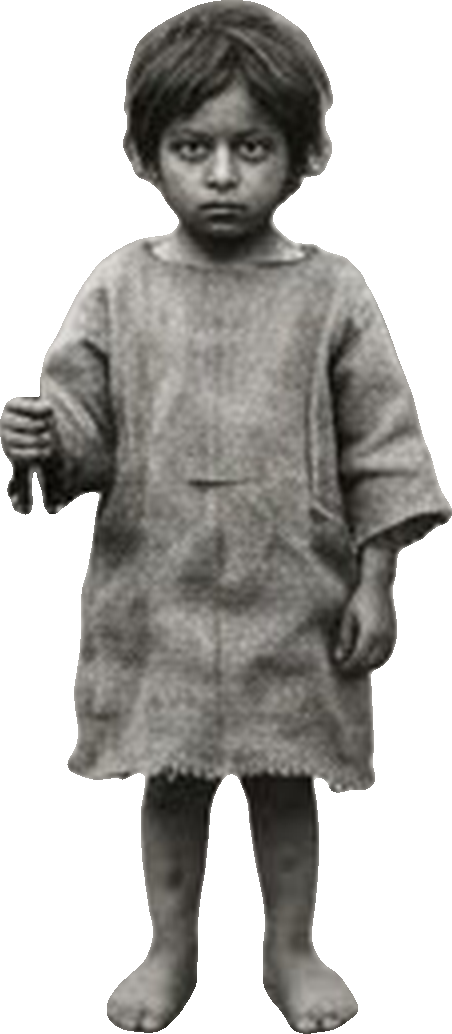
#> input picture videos/maasat_tammo_src/front0.png, 452 x 1034 px
$ python trailer.py out.png
#> lines starting #> are read from the running program, lines starting #| are printed output that depends on the picture
import numpy as np, subprocess, sys, wave
from PIL import Image, ImageFilter, ImageDraw, ImageFont
W,H,FPS=1920,1080,25
N=248; DUR=N/FPS                         # 9.92 s, safely under 10 s
WW,WH=2880,1620                          # world canvas (camera crops into it)
OUT=sys.argv[1]; AUD='score.wav'

def noise1d(n,octv,seed):
#> called with n = 2880, octv = 7, seed = 3
    r=np.random.default_rng(seed); o=np.zeros(n)
    for k in range(octv):
        m=3*2**k; p=r.uniform(-1,1,m+2)
        o+=np.interp(np.linspace(0,m,n),np.arange(m+2),p)/(1.8**k)
    return o
def noise2d(h,w,sc,seed):
    s=np.random.default_rng(seed).uniform(0,1,(max(2,h//sc),max(2,w//sc)))
    return np.asarray(Image.fromarray((s*255).astype(np.uint8)).resize((w,h),Image.BICUBIC))/255.
def blur(a,r): return np.asarray(Image.fromarray((a.clip(0,1)*255).astype(np.uint8)).filter(ImageFilter.GaussianBlur(r)))/255.

# ---------- world: Sinjar ridge at dawn ----------
y=np.arange(WH)[:,None].astype(float); x=np.arange(WW)[None,:].astype(float)
HOR=1080
SUNX,SUNY=900,820
sky=0.50+0.42*(y/HOR)**1.6
glow=np.exp(-(((x-SUNX)/700)**2+((y-SUNY)/330)**2))
sky=sky+0.25*glow+0.03*(noise2d(WH,WW,140,1)-.5)
xs=np.arange(WW)
# Jabal Sinjar: one long ridge, flattish crest, gentle peaks
ridge=HOR-330-90*noise1d(WW,7,3)-80*np.exp(-((xs-1700)/650)**2)-40*np.exp(-((xs-600)/400)**2)
def aniso(h,w,sy,sx,seed):
    a=np.random.default_rng(seed).uniform(0,1,(max(2,h//sy),max(2,w//sx)))
    return np.asarray(Image.fromarray((a*255).astype(np.uint8)).resize((w,h),Image.BICUBIC))/255.
# ravines running down the ridge flank + rock texture
gul=0.30*aniso(WH,WW,22,7,4)+0.40*noise2d(WH,WW,14,5)+0.30*noise2d(WH,WW,3,6)
far=0.47+0.10*((y-ridge)/330).clip(0,1)-0.24*(gul-.5)
far=far+0.10*glow                                   # atmospheric haze toward the sun
fh=HOR-110-45*noise1d(WW,6,9)
foot=0.36-0.12*(noise2d(WH,WW,10,10)-.5)-0.05*(noise2d(WH,WW,3,16)-.5)+0.05*glow
ground=0.42-0.18*((y-HOR)/(WH-HOR)).clip(0,1)+0.09*(noise2d(WH,WW,4,11)-.5)+0.07*(noise2d(WH,WW,40,12)-.5)
rc=1330+10*noise1d(WW,3,13)
road=blur((np.abs(y-rc[None,:])<70).astype(float),14)
ground=ground*(1-road)+(0.55+0.06*(noise2d(WH,WW,3,14)-.5))*road
for off in(-30,28): ground-=0.06*np.exp(-((y-rc[None,:]-off)/5)**2)
ground[(noise2d(WH,WW,2,15)>0.94)&(y>HOR+30)]-=0.12
L=sky.copy()
m=y>=ridge[None,:]; L[m]=far[m]
m=y>=fh[None,:];    L[m]=foot[m]
gm=blur((y>=HOR).repeat(WW,1).astype(float),4)
L=L*(1-gm)+ground*gm+0.10*np.exp(-((y-HOR)/40)**2)
L=blur(L,1.0)
warm=np.clip(glow*1.3,0,1)                           # how much dawn warmth each pixel gets

def grade(l,w=0.0):
    l=np.clip(l,0,1)[...,None]
    sh=np.array([.06,.05,.05]); md=np.array([.50,.39,.29]); hi=np.array([.98,.87,.70])
    c=np.where(l<.5, sh+(md-sh)*(l/.5), md+(hi-md)*((l-.5)/.5))
    if np.ndim(w): w=w[...,None]
    return c*(1-0.25*w)+np.array([1.0,.72,.45])*l*0.25*w*1.6
world=np.clip(grade(L,warm),0,1)

# ---------- the four ages of Tammo ----------
srcs=['front0.png','front1.png','front2.png','side3.png']
hts=[205,240,280,272]                                 # world-pixel heights
FX,FY=1560,rc[1560]+6                                 # feet position on the road
figs=[]
for s,h in zip(srcs,hts):
    im=Image.open(s).convert('LA'); sc=h*3.2/im.height  # keep 3.2x supersampling
#> after `sc = h * 3.2 / im.height`: sc = 0.634
    figs.append(im.resize((int(im.width*sc),int(im.height*sc)),Image.LANCZOS))

def ease(u): u=np.clip(u,0,1); return u*u*(3-2*u)
def lerp(a,b,u): return a+(b-a)*u
# age weights over time: child -> youth -> man -> old
TR=[(2.3,2.75),(3.1,3.55),(3.9,4.4)]
#> TR = [(2.3, 2.75), (3.1, 3.55), (3.9, 4.4)]
def age_state(t):
    a=0.0
    for k,(s,e) in enumerate(TR): a+=ease((t-s)/(e-s))
    return a
# camera: zoom factor relative to full world, and centre
def camera(t):
    z1=lerp(1.0,2.1,ease(t/2.0))
    z2=lerp(2.1,3.4,ease((t-2.0)/3.0))
    z3=lerp(3.4,1.15,ease((t-5.0)/2.0))
    z=z1 if t<2 else (z2 if t<5 else z3)
    cx=lerp(WW/2,FX,ease(min(t,5)/3.2)); cx=lerp(cx,lerp(FX,WW/2,0.6),ease((t-5)/2))
    cy=lerp(WH/2,FY-210,ease(min(t,5)/3.2)); cy=lerp(cy,lerp(FY-210,WH/2,0.7),ease((t-5)/2))
    return z,cx,cy

rng=np.random.default_rng(3)
P=140; px=rng.uniform(0,W,P); py=rng.uniform(0,H,P); pr=rng.uniform(1,3.5,P); pv=rng.uniform(4,18,P); pa=rng.uniform(.15,.5,P)
vy,vx=np.mgrid[0:H,0:W]
vig=np.clip(1-0.6*(((vx-W/2)/(W*.66))**2+((vy-H/2)/(H*.66))**2),0.3,1)[...,None]

font=ImageFont.truetype('/usr/share/fonts/opentype/fonts-hosny-amiri/Amiri-Regular.ttf',118)
TXT='فيلم مستوحى من قصة تمو'
title=Image.new('L',(W,H),0); d=ImageDraw.Draw(title)
#> after `title = Image.new('L', (W, H), 0)`: title: PIL image 1920x1080 L; every value is 0
d.text((W/2,H/2),TXT,font=font,fill=255,anchor='mm',direction='rtl',language='ar')
title=np.asarray(title)/255.
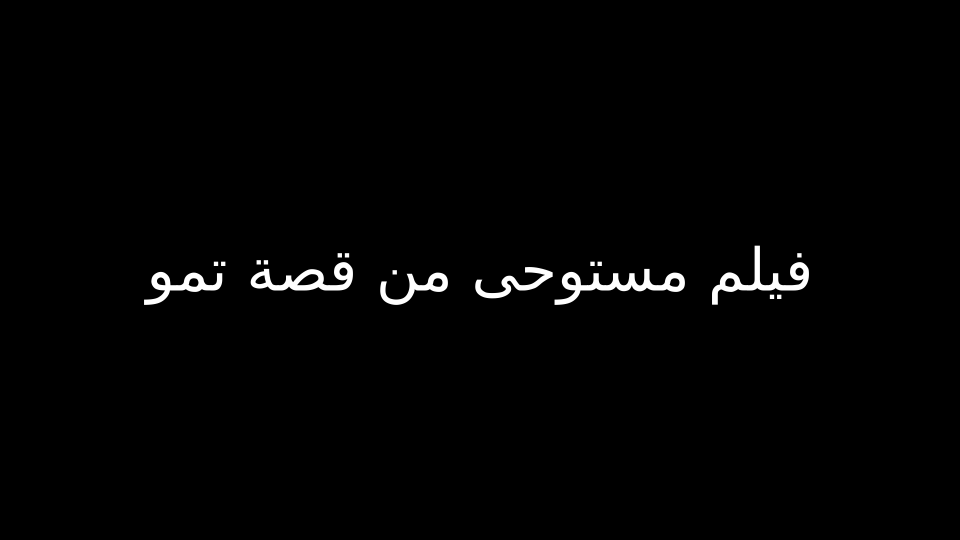
#> title: shape (1080, 1920) float64 (shown at 1/2 size); min 0, max 1, mean 0.0122
ivory=np.array([0.96,0.92,0.82])
SCENE_END,AR_END=6.4,7.92                    # end card owns the final 2 s (7.92-9.92)
def spaced(d,cx,cy,txt,fnt,track):
#> called with cx = 960, cy = 415, txt = 'Coming Soon…', track = 6
    ws=[d.textlength(ch,font=fnt) for ch in txt]; tot=sum(ws)+track*(len(txt)-1); x0=cx-tot/2
    for ch,w in zip(txt,ws): d.text((x0,cy),ch,font=fnt,fill=255,anchor='lm'); x0+=w+track
def card_layer(txt,size,cy,track=0,face='EBGaramond12-Italic.otf'):
    im=Image.new('L',(W,H),0); d=ImageDraw.Draw(im)
    fnt=ImageFont.truetype('/usr/share/fonts/opentype/ebgaramond/'+face,size)
    if track: spaced(d,W/2,cy,txt,fnt,track)
    else: d.text((W/2,cy),txt,font=fnt,fill=255,anchor='mm')
    return np.asarray(im)/255.
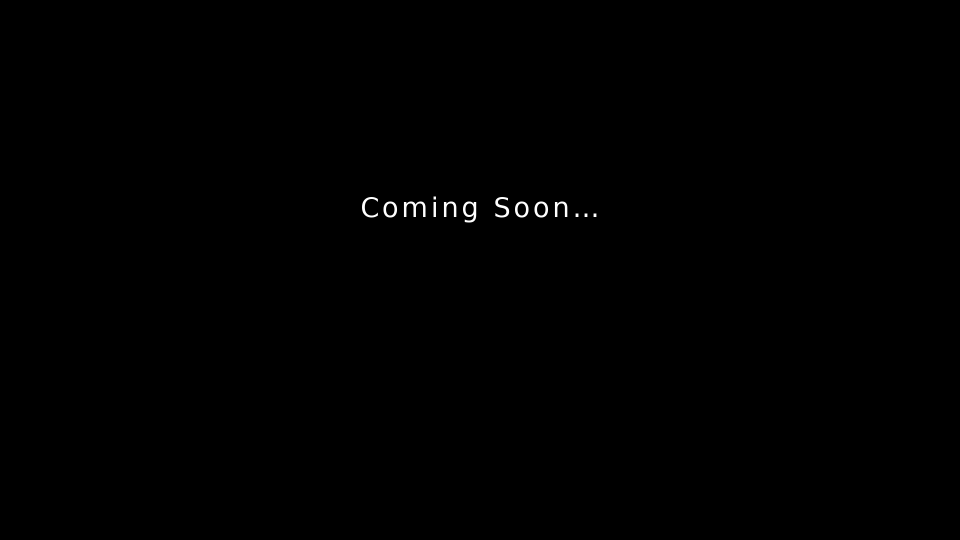
#> returned value: shape (1080, 1920) float64 (shown at 1/2 size); min 0, max 1, mean 0.00193
end_lines=[  # (layer, fade-in start)
    (card_layer('Coming Soon\u2026',54,H/2-125,track=6),8.00),
    (card_layer('A Story You\u2019ve Never Heard Before',104,H/2,face='EBGaramond12-Regular.otf'),8.30),
    (card_layer('Ibrahim Hasso',40,H/2+118,track=9,face='EBGaramond12-Regular.otf'),8.70)]
#> call 2 of card_layer, with txt = 'A Story You’ve Never Heard Before', size = 104, cy = 540, track = 0, face = 'EBGaramond12-Regular.otf'
#> in card_layer (call 2), `return np.asarray(im)/255.`:
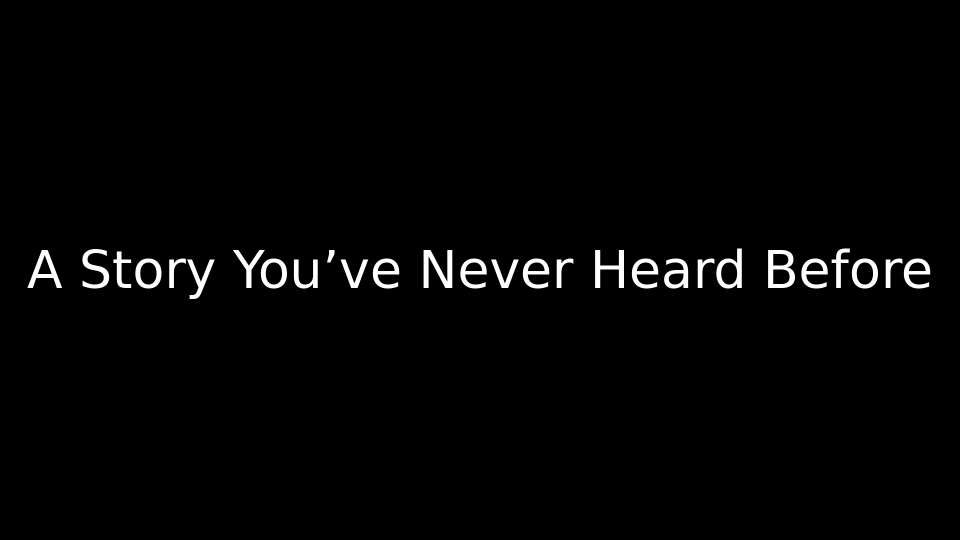
#> returned value: shape (1080, 1920) float64 (shown at 1/2 size); min 0, max 1, mean 0.0178

#> (the run stopped early here; a loop or call above may not have finished)
